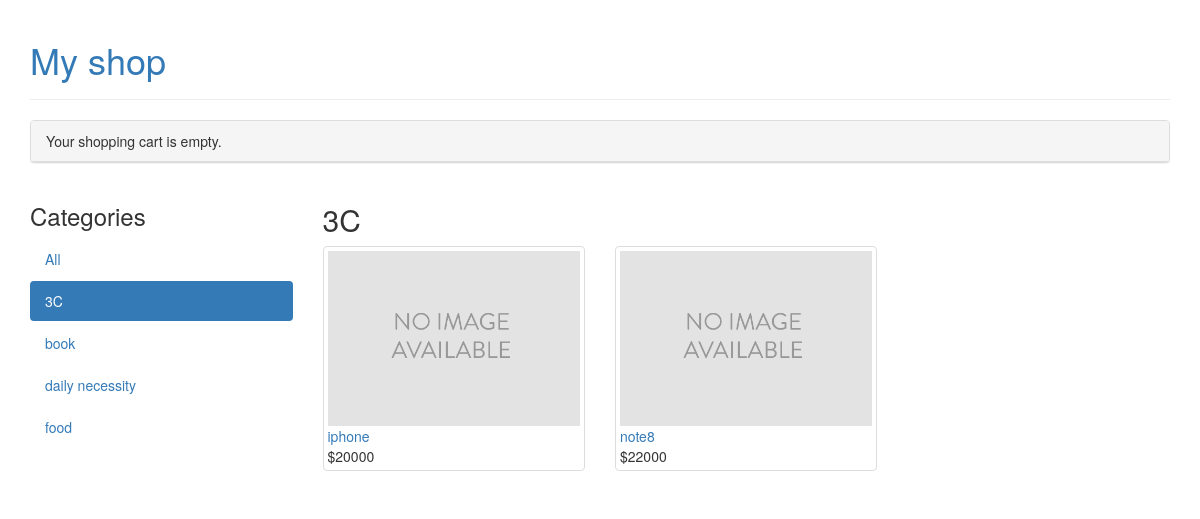
Screenshot of /3c/ with the database file from the repository.
### shop/models.py (models this page shows, shortened)
class Category(models.Model):
    name = models.CharField(max_length=200,
                            db_index=True)
    slug = models.SlugField(max_length=200,
                            db_index=True,
                            unique=True)
    class Meta:
        ordering = ('name',)
        verbose_name = 'category'
        verbose_name_plural = 'categories'
    def get_absolute_url(self):
        r = reverse('shop:product_list_by_category',
                       args=[self.slug])
        print ("### cat r" , r)
        return reverse('shop:product_list_by_category',
                       args=[self.slug])

class Product(models.Model):
    category = models.ForeignKey(Category, on_delete=models.DO_NOTHING,
                                 related_name='products')
    name = models.CharField(max_length=200, db_index=True)
    slug = models.SlugField(max_length=200, db_index=True)
    image = models.ImageField(upload_to='products/%Y/%m/%d',
                              blank=True)
    description = models.TextField(blank=True)
    price = models.DecimalField(max_digits=10, decimal_places=0)
    stock = models.PositiveIntegerField()
    available = models.BooleanField(default=True)
    created = models.DateTimeField(auto_now_add=True)
    updated = models.DateTimeField(auto_now=True)
    class Meta:
        ordering = ('name',)
        index_together = (('id', 'slug'),)
    def get_absolute_url(self):
        r = reverse('shop:product_detail',
                       args=[self.id, self.slug])
        print ("### prod r" , r)
        return reverse('shop:product_detail',
                       args=[self.id, self.slug])

### shop/views.py (the view)
def product_list(request, category_slug=None):
    category = None
    categories = Category.objects.all()
    products = Product.objects.filter(available=True)
    if category_slug:
        category = get_object_or_404(Category, slug=category_slug)
        products = products.filter(category=category)
    return render(request,
                  'shop/product/list.html',
                  {'category': category,
                   'categories': categories,
                   'products': products})

### cart/cart.py (called while the page is built)
    def __len__(self):
        return sum(item['quantity'] for item in self.cart.values())

### cart/context_processors.py (called while the page is built)
def cart(request):
        return {'cart': Cart(request)}

### shop/templates/shop/product/list.html (shortened to what this page needs)
{% extends "shop/base.html" %}
{% load static %}
{% block content %}
    <div class="row">
        <div class="col-md-3">
            <h3>Categories</h3>
            <ul class="nav nav-pills nav-stacked">
                <li {% if not category %}class="active"{% endif %}>
                    <a href="{% url "shop:product_list" %}">All</a></li>
                {% for c in categories %}
                    <li {% if category.slug == c.slug %}class="active"{% endif %}>
                        <a href="{{ c.get_absolute_url }}">{{ c.name }}</a>
                    </li>
                {% endfor %}
            </ul>
        </div>
        <div class="col-md-9">
            <h2>{% if category %}{{ category.name }}{% else %}Products{% endif %}</h2>
            <div class="row">
                {% for product in products %}
                    <div class="col-md-4">
                        <div class="thumbnail">
                            <a href="{{ product.get_absolute_url }}">
                                <img src="{% if product.image %}{{ product.image.url }}
                                          {% else %}{% static "img/no_image.png" %} {% endif %}">
                            </a>
                            <a href="{{ product.get_absolute_url }}">{{ product.name }}</a><br>
                            ${{ product.price }}
                        </div>
                    </div>
                {% endfor %}
            </div>
        </div>
    </div>
{% endblock %}

### rows the page displays
Category: name "3C"
Category: name "book"
Category: name "daily necessity"
Category: name "food"
Product: name "iphone", price "20000"
Product: name "note8", price "22000"
